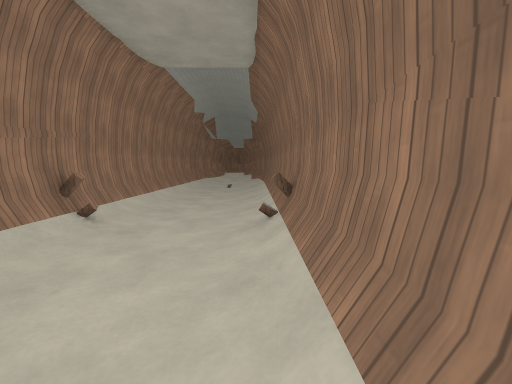
view 1 (above)

12 first-person views from a walk through a level from a Godot 3-D game. The camera is 1.5 m above the floor, tilts 6° down and sees 90° across. The floor is counted in squares, 1 m on a side. Each view is taken from the middle of a square. On the plan, view 1 faces up. The plan holds only what a view shows up to about 13 squares ahead; the rest is blank. The place goes on beyond the plan. Surface patterns are stand-ins for the level's own textures.

view 2
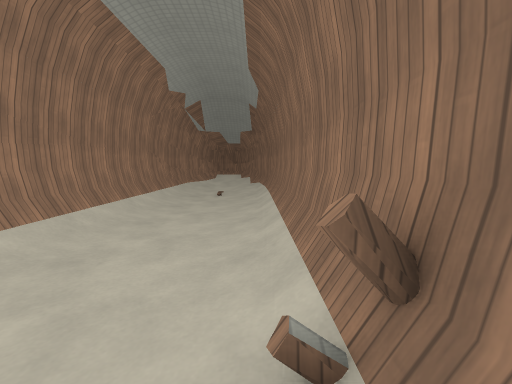

view 3
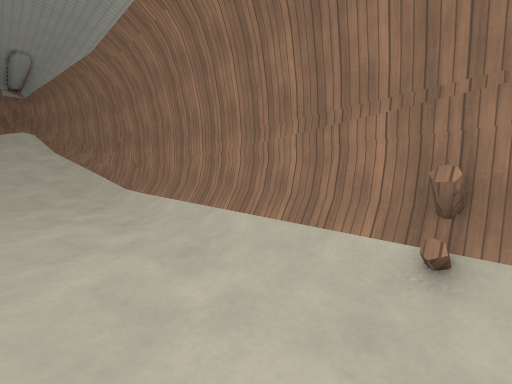

view 4
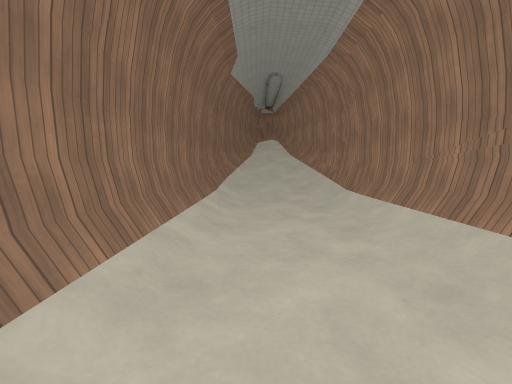

view 5
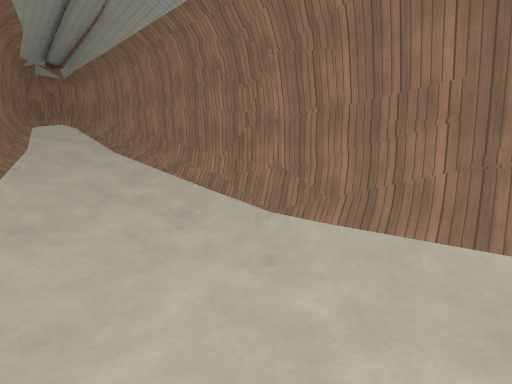

view 6
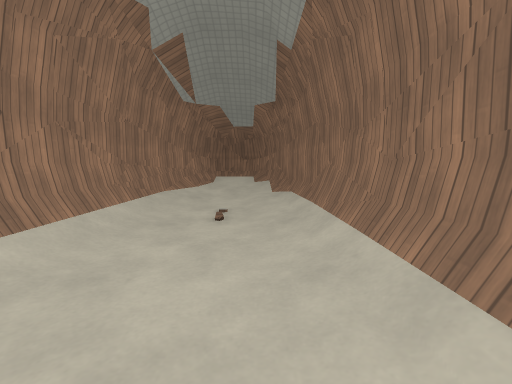

view 7
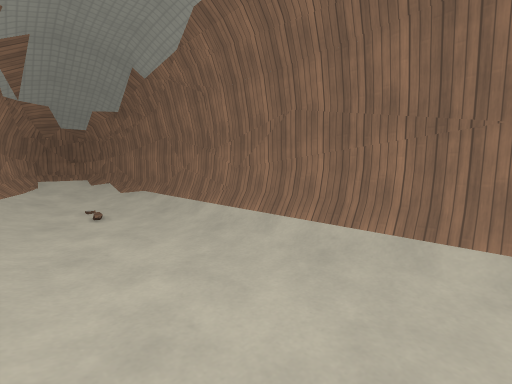

view 8
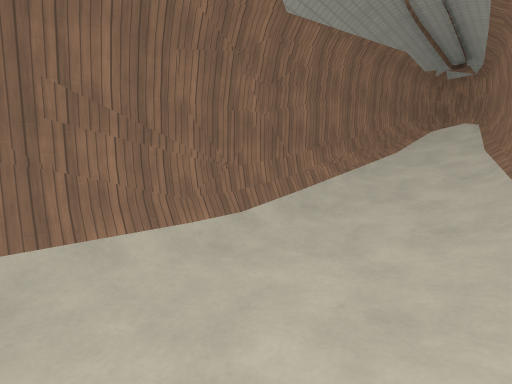

view 9
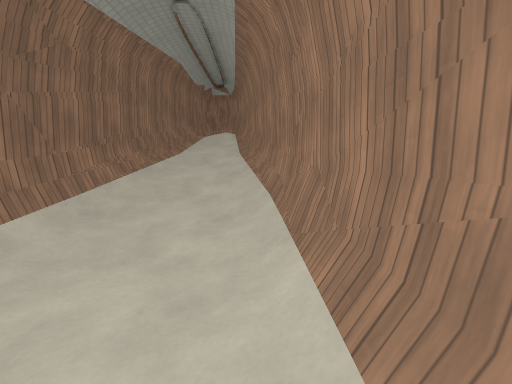

view 10
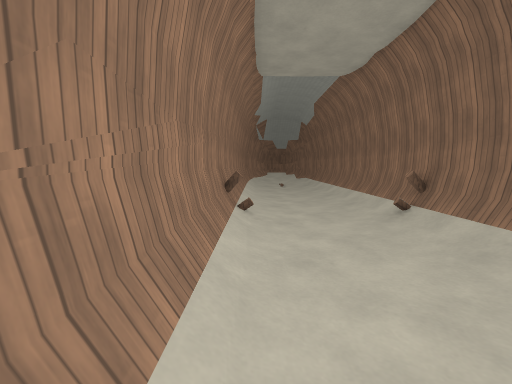

view 11
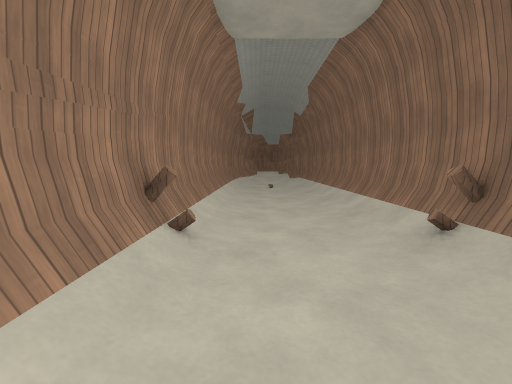

view 12
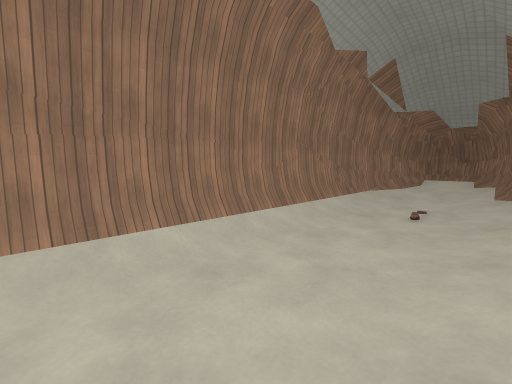

### Floor plan
Key: @ floor where view 1 was taken; # wall or solid block; . main floor; : floor 0.25 m higher than the main floor; + floor 0.5 m higher than the main floor; * floor 0.75 m higher than the main floor; % floor 1 m higher than the main floor; & floor 1.5 m higher than the main floor; / step, stairs or slope; = window, fence, low wall or low ledge.
Columns run from 5 left of view 1 to 1 right of it. Each row starts with its distance up from view 1.
 25   ###
 24  ##/##
 23  #/*/#
 22 ##/++##
 21 #/::+/#
 20 #/:://#
 19 #/:::/#
 18 #/.../#
 17 #/.../#
 16 #/.../#
 15 #/.../#
 14 #/.../#
 13 #/.../#
 12 #/.../#
 11 #/.../#
 10 #/.../#
  9 #/.../#
  8 #/.../#
  7 #/.../#
  6 #/...=#
  5 #/.../#
  4 #/.../#
  3 #/.../#
  2 #/.../#
  1 #/.../#
  0 #/...@#
 -1 #/.../#
 -2 #/.../#
 -3 #/.../#
 -4 #/:.:/#
 -5 #/:::/#
 -6 #/+++/#
 -7 #//*//#
 -8 ##/%/##
 -9  #/&/#
-10  #///#
-11  #///#
-12  #///#
-13  #///#
-14  ##/##
-15   #/#
-16   ###

Where each view was taken, in squares from view 1:
view 1: 0 up, 0 right, facing up
view 2: 5 up, 0 right, facing up
view 3: 7 up, 1 left, facing down-left
view 4: 6 up, 1 left, facing down
view 5: 0 up, 0 right, facing down-left
view 6: 12 up, 1 left, facing up
view 7: 10 up, 4 left, facing up-right
view 8: 0 up, 4 left, facing down-right
view 9: 0 up, 4 left, facing down
view 10: 1 down, 4 left, facing up
view 11: 2 up, 3 left, facing up
view 12: 10 up, 0 right, facing up-left
